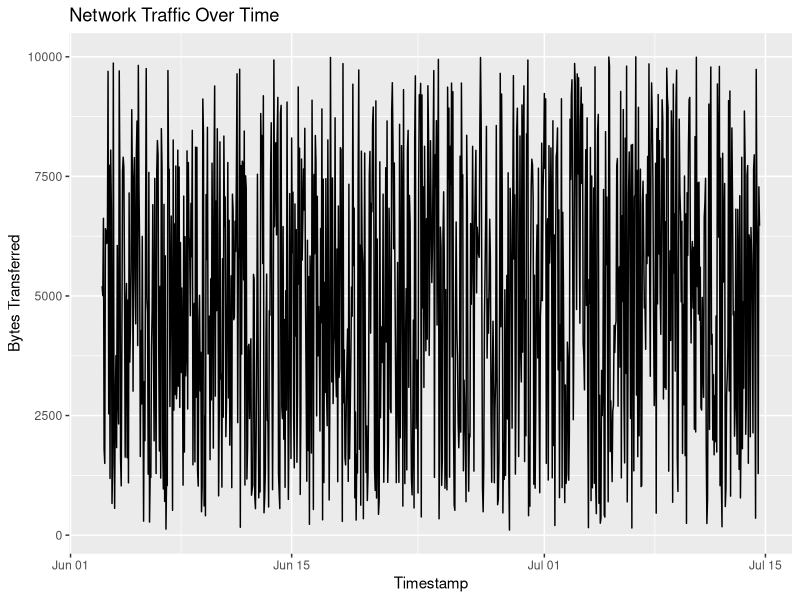

Generate this figure with R:
set.seed(123)
num_records <- 1000

timestamps <- seq.POSIXt(from = as.POSIXct("2024-06-03 00:00:00"),  # nolint
                         by = "hour", length.out = num_records)

generate_ipv4 <- function(n) {
  paste(sample(0:255, n, replace = TRUE), sample(0:255, n, replace = TRUE),  # nolint
        sample(0:255, n, replace = TRUE), sample(0:255, n, replace = TRUE), sep = ".") # nolint
}

source_ips <- generate_ipv4(num_records)
destination_ips <- generate_ipv4(num_records)

bytes_transferred <- sample(100:10000, num_records, replace = TRUE)

traffic_data <- data.frame(
  timestamp = timestamps,
  source_ip = source_ips,
  destination_ip = destination_ips,
  bytes_transferred = bytes_transferred
)

head(traffic_data)
  # nolint
# Visualize the traffic data

install.packages("ggplot2")
library(ggplot2)

options(repr.plot.width=10, repr.plot.height=6) # nolint

ggplot(traffic_data, aes(x = timestamp, y = bytes_transferred)) +
  geom_line() +
  labs(title = "Network Traffic Over Time",
       x = "Timestamp",
       y = "Bytes Transferred")
